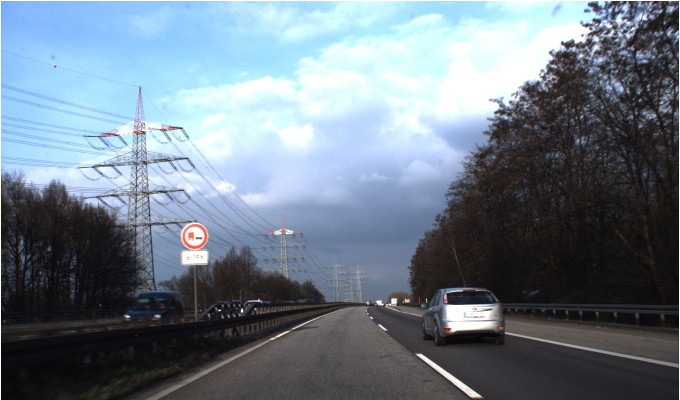
#> input picture preprocess/data/image/00003.jpg, 1360 x 800 px (shown at 1/2 size)
$ python -i main.py   (imports and definitions only)   (older library calls are emulated)
#> lines starting #> are read from the running program, lines starting #| are printed output that depends on the picture
#> further down, picture is the input picture: shape (800, 1360, 3); mean B, G, R 136, 123.6, 110.4
import cv2
import math
import numpy as np
import os
import xlwt
from matplotlib import pyplot as plt
from PIL import Image
from skimage.color import rgb2lab


# [58 lines left out: functions hisEqulColor2, brightness, gamma, not called in this run]


def deviation(img):
    """计算偏色值"""
    b, g, r = cv2.split(img)
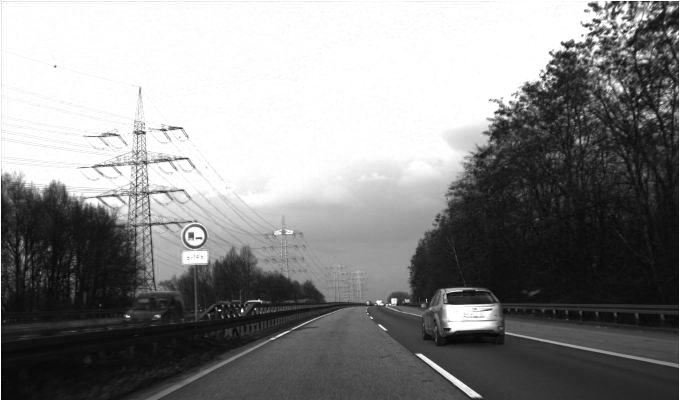
#> b: shape (800, 1360) (shown at 1/2 size); min 0, max 255, mean 136
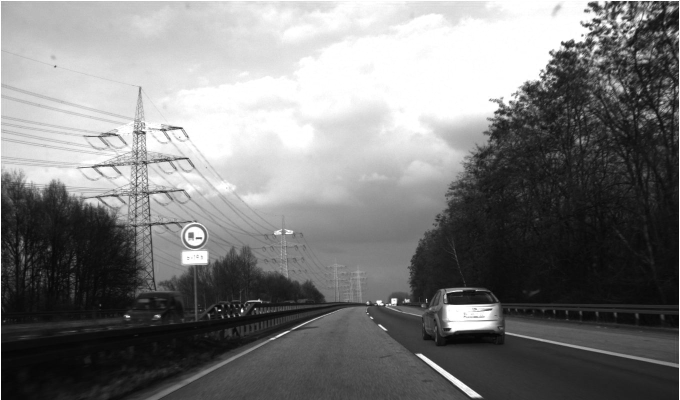
#> g: shape (800, 1360) (shown at 1/2 size); min 3, max 255, mean 123.6
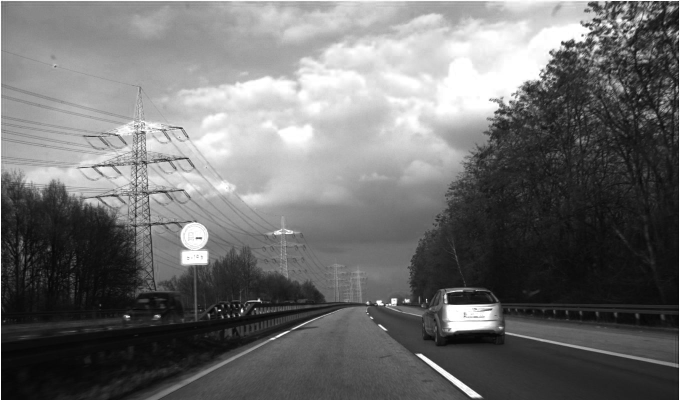
#> r: shape (800, 1360) (shown at 1/2 size); min 1, max 255, mean 110.4
    # print(img.shape)
    m, n = b.shape
#> m = 800; n = 1360
    img_lab = cv2.cvtColor(img, cv2.COLOR_BGR2LAB)
#> img_lab: shape (800, 1360, 3); mean of channels 0, 1, 2 124.8, 126.7, 120.4
    l, a, b = cv2.split(img_lab)
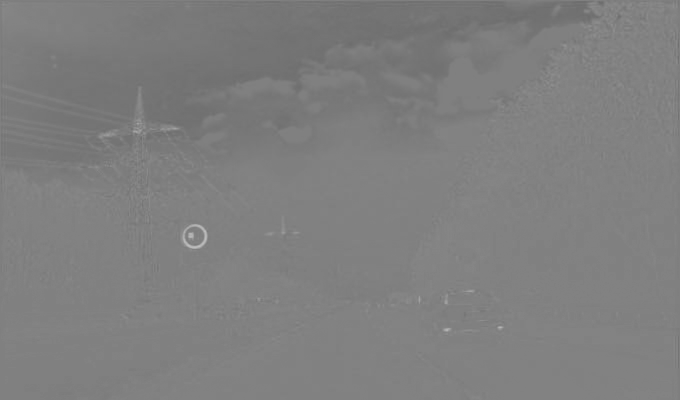
#> a: shape (800, 1360) (shown at 1/2 size); min 106, max 193, mean 126.7
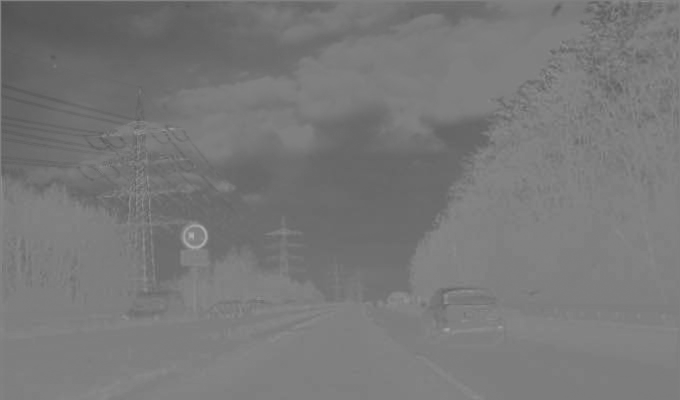
#> b: shape (800, 1360) (shown at 1/2 size); min 78, max 175, mean 120.4
    d_a, d_b, M_a, M_b = 0, 0, 0, 0
    for i in range(m):
        for j in range(n):
            d_a = d_a + a[i][j]
            d_b = d_b + b[i][j]
#> after the loop, d_a = 137867985; d_b = 130989330
    d_a, d_b = (d_a / (m * n)) - 128, (d_b / (n * m)) - 128
#> d_a = -1.28; d_b = -7.61
    D = np.sqrt((np.square(d_a) + np.square(d_b)))
#> D = 7.71

    for i in range(m):
        for j in range(n):
            M_a = np.abs(a[i][j] - d_a - 128) + M_a
            M_b = np.abs(b[i][j] - d_b - 128) + M_b
#> after the loop, M_a = 4190842; M_b = 9354034.9

    M_a, M_b = M_a / (m * n), M_b / (m * n)
#> M_a = 3.85; M_b = 8.6
    M = np.sqrt((np.square(M_a) + np.square(M_b)))
#> M = 9.42
    k = D / M
#> k = 0.819
    # print('偏色值:%f' % k)
    return k


# [45 lines left out: functions color_correction, laplace, clearness, not called in this run]


# [115 lines not run here, left out]

>>> import cv2
>>> picture = cv2.imread('../data/image/00003.jpg')
>>> result = deviation(picture)
#> result = 0.819

$ run again, on preprocess/data/image/00010.jpg
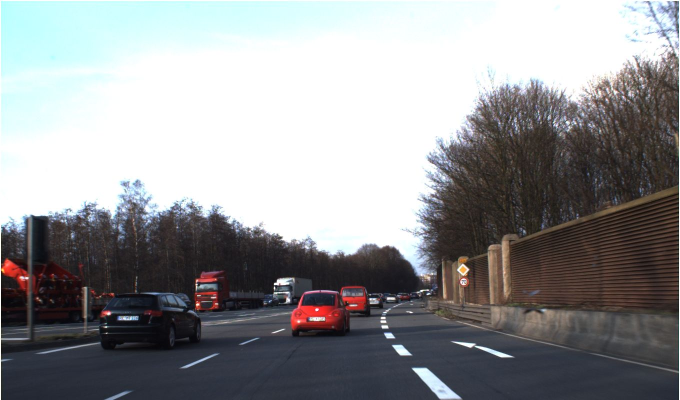
#> input picture preprocess/data/image/00010.jpg, 1360 x 800 px (shown at 1/2 size)
#> picture is the input picture: shape (800, 1360, 3); mean B, G, R 148, 146.1, 145.1
#> img_lab: shape (800, 1360, 3); mean of channels 0, 1, 2 148.4, 128.6, 127.1
#> in deviation, `l, a, b = cv2.split(img_lab)`:
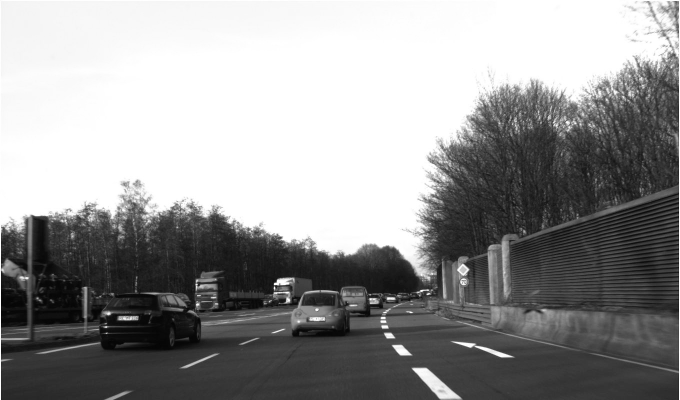
#> l: shape (800, 1360) (shown at 1/2 size); min 0, max 255, mean 148.4
#> in deviation, `l, a, b = cv2.split(img_lab)`:
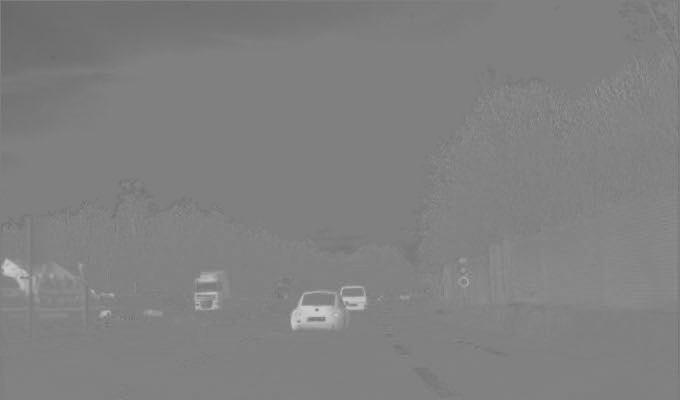
#> a: shape (800, 1360) (shown at 1/2 size); min 100, max 205, mean 128.6
#> after the loop in deviation, `for i in range(m):`: d_a = 139905938; d_b = 138281890
#> in deviation, `d_a, d_b = (d_a / (m * n)) - 128, (d_b / (n * m)) - 128`: d_a = 0.59; d_b = -0.903
#> D = 1.08
#> after the loop in deviation, `for i in range(m):`: M_a = 3457359.2; M_b = 4252576.7
#> in deviation, `M_a, M_b = M_a / (m * n), M_b / (m * n)`: M_a = 3.18; M_b = 3.91
#> M = 5.04
#> k = 0.214

$ run again, on preprocess/data/image/00011.jpg
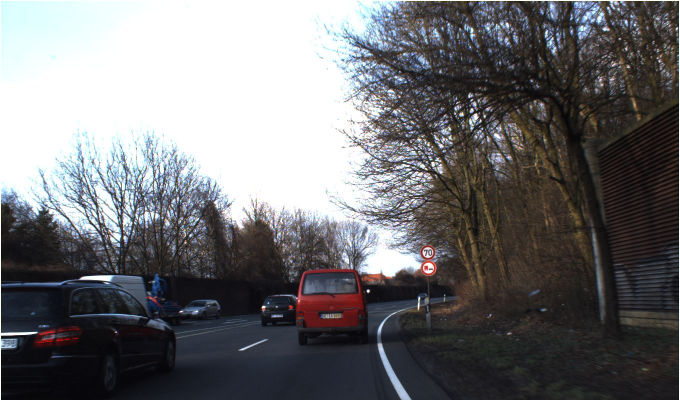
#> input picture preprocess/data/image/00011.jpg, 1360 x 800 px (shown at 1/2 size)
#> picture is the input picture: shape (800, 1360, 3); mean B, G, R 113, 110.8, 110.9
#> in deviation, `b, g, r = cv2.split(img)`:
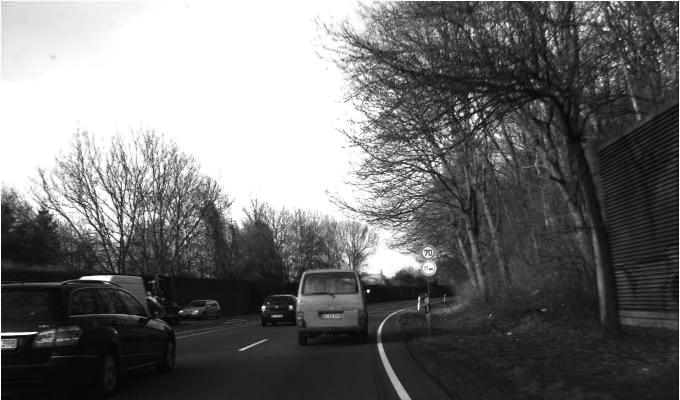
#> r: shape (800, 1360) (shown at 1/2 size); min 0, max 255, mean 110.9
#> img_lab: shape (800, 1360, 3); mean of channels 0, 1, 2 112.7, 129, 127.1
#> in deviation, `l, a, b = cv2.split(img_lab)`:
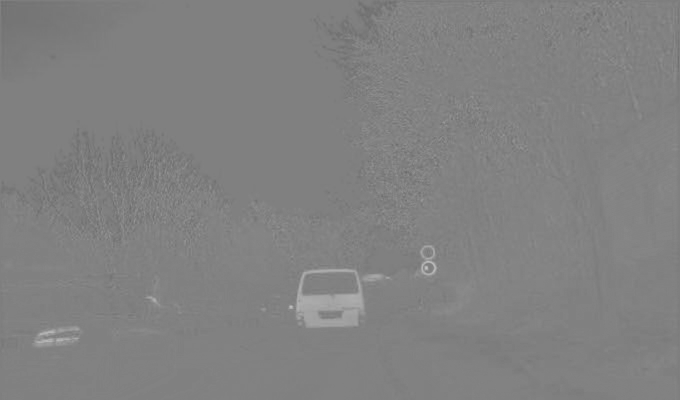
#> a: shape (800, 1360) (shown at 1/2 size); min 103, max 198, mean 129
#> after the loop in deviation, `for i in range(m):`: d_a = 140315568; d_b = 138239775
#> in deviation, `d_a, d_b = (d_a / (m * n)) - 128, (d_b / (n * m)) - 128`: d_a = 0.967; d_b = -0.941
#> D = 1.35
#> after the loop in deviation, `for i in range(m):`: M_a = 2674649.2; M_b = 4955894.3
#> in deviation, `M_a, M_b = M_a / (m * n), M_b / (m * n)`: M_a = 2.46; M_b = 4.56
#> M = 5.18
#> k = 0.261

$ run again, on preprocess/data/image/00014.jpg
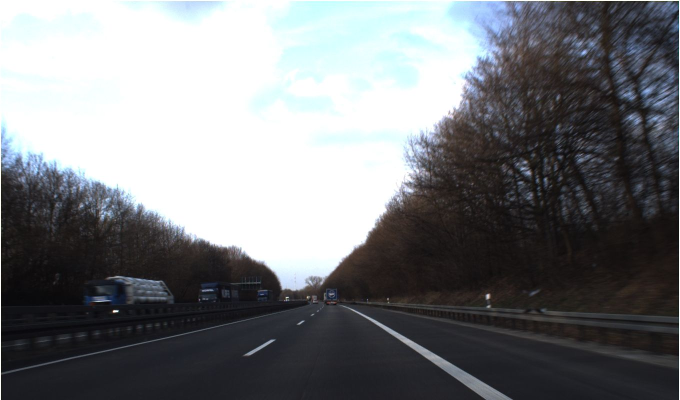
#> input picture preprocess/data/image/00014.jpg, 1360 x 800 px (shown at 1/2 size)
#> picture is the input picture: shape (800, 1360, 3); mean B, G, R 123.6, 120.8, 118.7
#> in deviation, `b, g, r = cv2.split(img)`:
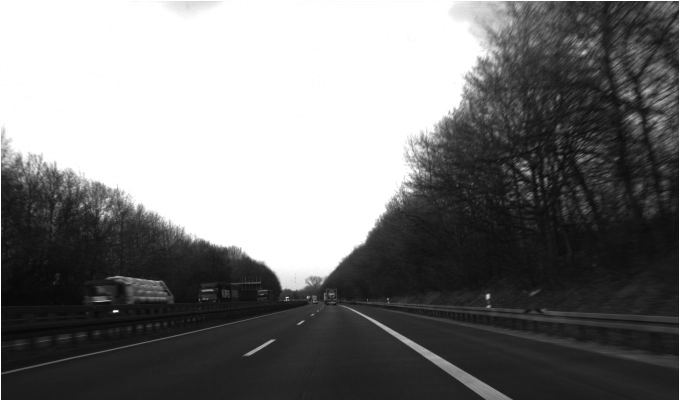
#> g: shape (800, 1360) (shown at 1/2 size); min 4, max 255, mean 120.8
#> in deviation, `b, g, r = cv2.split(img)`:
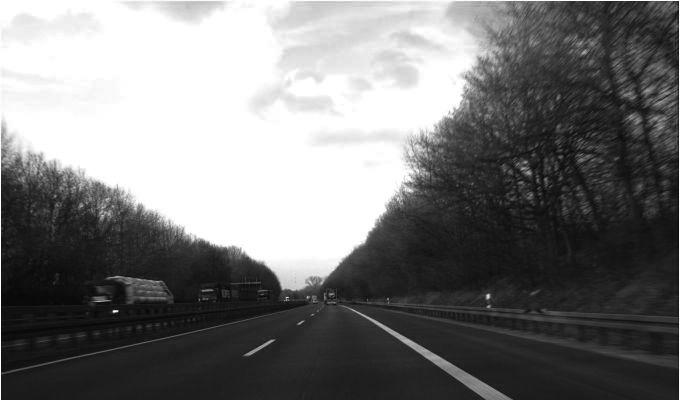
#> r: shape (800, 1360) (shown at 1/2 size); min 4, max 255, mean 118.7
#> img_lab: shape (800, 1360, 3); mean of channels 0, 1, 2 121.2, 128.2, 126.2
#> after the loop in deviation, `for i in range(m):`: d_a = 139498973; d_b = 137316276
#> in deviation, `d_a, d_b = (d_a / (m * n)) - 128, (d_b / (n * m)) - 128`: d_a = 0.216; d_b = -1.79
#> D = 1.8
#> after the loop in deviation, `for i in range(m):`: M_a = 2022454.7; M_b = 3222638.5
#> in deviation, `M_a, M_b = M_a / (m * n), M_b / (m * n)`: M_a = 1.86; M_b = 2.96
#> M = 3.5
#> k = 0.516
